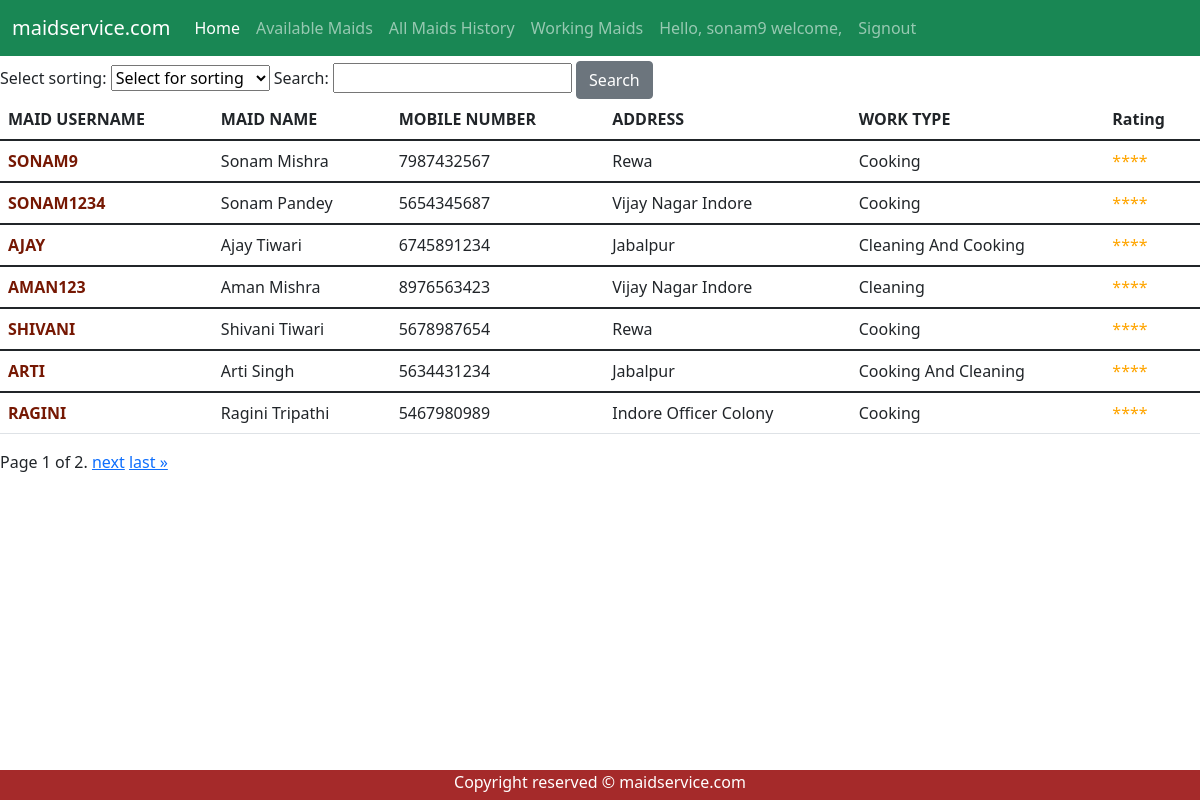
Screenshot of /maid/ (signed in) with the database file from the repository.
### maid/models.py (models this page shows, shortened)
class UserProfile(models.Model):
	role = [
		('customer','customer'),
		('maid','maid'),
	]
	user = models.OneToOneField(User, on_delete=models.CASCADE)
	user_role = models.CharField(max_length=30,choices = role,default='customer')
	addhar = models.IntegerField(null = True,blank = True)
	mobile_number = models.IntegerField()
	address = models.CharField(max_length=200)
	work_type  = models.CharField(max_length=30,null=True,blank = True)

### maid/views.py (the view)
# urls.py: path('',views.index, name = 'index'),
def index(request):
	all_maids = UserProfile.objects.filter(user_role='maid')
	search_term = request.GET.get('search')
	apply_sorting_term = request.GET.get('select_sorting')
	if search_term:
		all_maids = all_maids.filter(Q(user__username__startswith = search_term)| Q(user__first_name__startswith = search_term))
	if apply_sorting_term:
		if apply_sorting_term == 'work_type':
			all_maids = all_maids.order_by('work_type')
		elif apply_sorting_term == 'address':
			all_maids = all_maids.order_by('address')
	form = SearchBar(request.GET)
	paginator = Paginator(all_maids, 7)
	page_number = request.GET.get('page')
	page_obj = paginator.get_page(page_number)
	return render(request,"maid/index.html",{'page_obj': page_obj,'form':form})

### maid/forms.py
class SearchBar(forms.Form):
	sort_choice= [
	('', 'Select for sorting'),
	('address', 'Sort by Address'),
	('work_type', 'Sort by Work Type'),
	]
	select_sorting = forms.CharField(widget=forms.Select(choices=sort_choice),required=False)
	search = forms.CharField(max_length=100, required=False)

### maid/templates/maid/index.html (shortened to what this page needs)
{% extends "maid/base.html" %}
{% load static %}
{% block content%}
	<div >
		<form class="form-inline my-2 my-lg-0">
			{{form}}
			<button class="btn btn-secondary" type="submit">Search</button>
		</form>
	</div>
	<table class="table table-hover">
		<thead>
			<tr>
				<th scope="col">MAID USERNAME</th>
				<th scope="col">MAID NAME</th>
				<th scope="col">MOBILE NUMBER </th>
				<th scope="col">ADDRESS</th>
				<th scope="col">WORK TYPE</th>
				{% if request.user.is_superuser %}
					<th scope="col">Edit</th>
					<th scope="col">Delete</th>
				{%else%}
					<th scope="col">Rating</th>
				{% endif %}
			</tr>
		</thead>
		{% for maid in page_obj %}
			<tbody>
				<tr>
					<td style="text-transform: uppercase; color: #761803 ;font-weight: bold ;">{{maid.user}}</td>
					<td style="text-transform: capitalize;">{{maid.user.first_name}} {{maid.user.last_name}}</td>
					{% if user.is_authenticated %}
						<td>{{maid.mobile_number}} </td>
					{% else %}
						<td>Login to view..</td>
					{% endif %}
					<td style="text-transform: capitalize;">{{maid.address}}</td>
					{% if maid.work_type %}
						<td style="text-transform: capitalize;">{{maid.work_type}}</td>
					{%else%}
						<td style="color : orange;">Not available</td>
					{% endif%}
					{% if request.user.is_superuser %}
					<td><button type="button" current_maid_id="{{ maid.user.id }}" class="button_edit btn-info btn-lg" data-toggle="modal" data-target="#edit_profile_modal">Edit</button></td>
					<td> <a href="{% url 'maid:delete_maid' maid.user.id %}" onclick="return confirm('Are you sure you want to delete?');" class="btn btn-danger">Delete</a></td>
					{%else%}
						<td style="color : orange;">****</td>
					{% endif %}
				</tr>
			</tbody>
		{% endfor %}
	</table>
	{% if page_obj %}
		<div class="pagination">
			<span class="step-links">
				<span class="current">
					Page {{ page_obj.number }} of {{ page_obj.paginator.num_pages }}.
				</span>
				{% if page_obj.has_next %}
				<a href="?page={{ page_obj.next_page_number }}">next</a>
				<a href="?page={{ page_obj.paginator.num_pages }}">last &raquo;</a>
				{% endif %}
			</span>
		</div>
	{% else %}
		<p style="color : brown; font-style: italic;"> No Results Found !!</p>
	{% endif %}
{% endblock %}

### maid/templates/maid/base.html (shortened to what this page needs)
{% load static %}
<!DOCTYPE html>
<html>
	<head>
		{% block stylesheets %}
			<link href="https://cdn.jsdelivr.net/npm/bootstrap@5.1.3/dist/css/bootstrap.min.css" rel="stylesheet">
			<link rel="stylesheet" type="text/css" href="{% static 'maid/style.css' %}">
		{% endblock stylesheets %}
	</head>
	<body>
		<div  id="navbar_nav">
			<nav class="navbar navbar-expand-lg  navbar-dark bg-success">
				<div class="container-fluid">
					<a class="navbar-brand" href="/maid/">maidservice.com</a>
					<div class="collapse navbar-collapse" id="navbarNavAltMarkup">
						<div class="navbar-nav">
							<a class="nav-link active" aria-current="page" href="/maid/">Home</a>
							{% if user.is_authenticated %}
								<a class="nav-link" href="/maid/maid_work_detail/">Available Maids</a>
								<a class="nav-link" href="/maid/history/">All Maids History</a>
								<a class="nav-link" href="/maid/workedmaid">Working Maids</a>
								<a class="nav-link"> Hello, {{ request.user.username }} welcome,  </a>
								<a class="nav-link" href="/maid/logout/">Signout</a>
							{% else %}
								<a class="nav-link" href="/maid/login/">Login</a>
								<a class="nav-link" href="/maid/signup/">Sign Up</a>
							{% endif %}
						</div>
					</div>
				</div>
			</nav>
		</div>
		<div id="content">
			{% block content %}{% endblock %}
		</div>
		<div id="footer">
			{% block footer %}
			<footer>
				<p>Copyright reserved &copy; maidservice.com</p>
			</footer>
			{% endblock %}
		</div>
	</body>
</html>

### maid/static/maid/style.css (style rules this page uses)
#footer { position: fixed; background-color: brown; color: white; text-align: center; bottom: 0; height: 30px; width: 100%; }
#content { padding-bottom: 15px; padding-top: 5px; width: 100%; }

### rows the page displays
UserProfile: user "SONAM9", user.first_name "Sonam", user.last_name "Mishra", mobile_number "7987432567", address "Rewa", work_type "Cooking"
UserProfile: user "SONAM1234", user.first_name "Sonam", user.last_name "Pandey", mobile_number "5654345687", address "Vijay Nagar Indore", work_type "Cooking"
UserProfile: user "AJAY", user.first_name "Ajay", user.last_name "Tiwari", mobile_number "6745891234", address "Jabalpur", work_type "Cleaning And Cooking"
UserProfile: user "AMAN123", user.first_name "Aman", user.last_name "Mishra", mobile_number "8976563423", address "Vijay Nagar Indore", work_type "Cleaning"
UserProfile: user "SHIVANI", user.first_name "Shivani", user.last_name "Tiwari", mobile_number "5678987654", address "Rewa", work_type "Cooking"
UserProfile: user "ARTI", user.first_name "Arti", user.last_name "Singh", mobile_number "5634431234", address "Jabalpur", work_type "Cooking And Cleaning"
UserProfile: user "RAGINI", user.first_name "Ragini", user.last_name "Tripathi", mobile_number "5467980989", address "Indore Officer Colony", work_type "Cooking"

### other values shown
{{ request.user.username }} "sonam9"
{{ page_obj.number }} "1"
{{ page_obj.paginator.num_pages }} "2"
